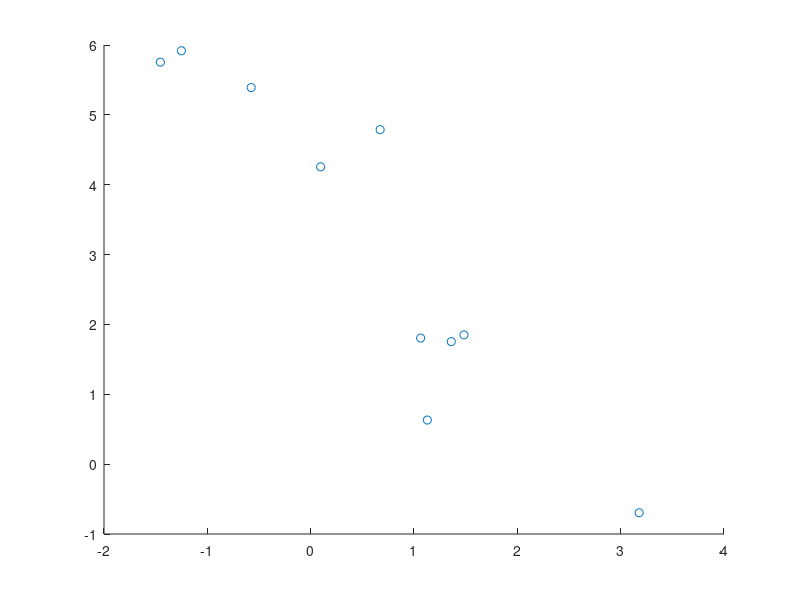

MATLAB code for this plot: (Note: this script raises an error after producing the figure.)
rng(5);
C = [1.6250 -1.9486; -1.9486 3.8750];
MU = [1 2]';
axis equal;
[V,D] = eig(C);

A = V*(D^0.5);

ns = [10 10^2 10^3 10^4 10^5];
%same as q2bc.m
for k = 1:length(ns)
    n = ns(k);
    standard_sample = randn(2, n); % standard sample is 2xN matrix where every column is a sample
    sample = MU + A*standard_sample;
    % above transformation gives a 2xN matrix where every column 
    % is  a sample from our desired multivariate gaussian
    % Note that MU is getting broadcasted.
    
    mean_vector = [0 0]';
    for l=1:n
       mean_vector = mean_vector + sample(:, l); % mean can be found using sum
       % but we have been asked to use eig and randn only
    end
    mean_vector = mean_vector/n;

    sample = sample - mean_vector; % mean subtraction from sample to center
    current_covariance = sample*sample'/n;
    % vectorised implementation for getting sample covariance
    
    [v,d] = eig(current_covariance); % this gives the eigenvalues and eigenvectors
    % of the sample covariance which we will need to draw the directions of
    % maximal variance (along the eigenvector)
    
    figure(k);
    
    sample = sample + mean_vector;
    % adding back the mean_vector to get the original sample back
  
    scatter(sample(1, :), sample(2, :)); % scatter plot
    title("Scatter plot with N = " + string(n) + " samples ");
    axis equal;
    
    terminal_one = mean_vector + d(1,1)*v(:, 1); % this is the end point
    % of the first line that we will draw, along the first eigenvector
    % with length equal to first eigenvalue
    terminal_two = mean_vector + d(2,2)*v(:, 2);
    % same for the second line
    
    % below commands draw the lines
    line([mean_vector(1) terminal_one(1)], [mean_vector(2) terminal_one(2)], 'Color', 'r', 'LineWidth', 1.5);  
    line([mean_vector(1) terminal_two(1)], [mean_vector(2) terminal_two(2)], 'Color', 'r', 'LineWidth', 1.5);

end